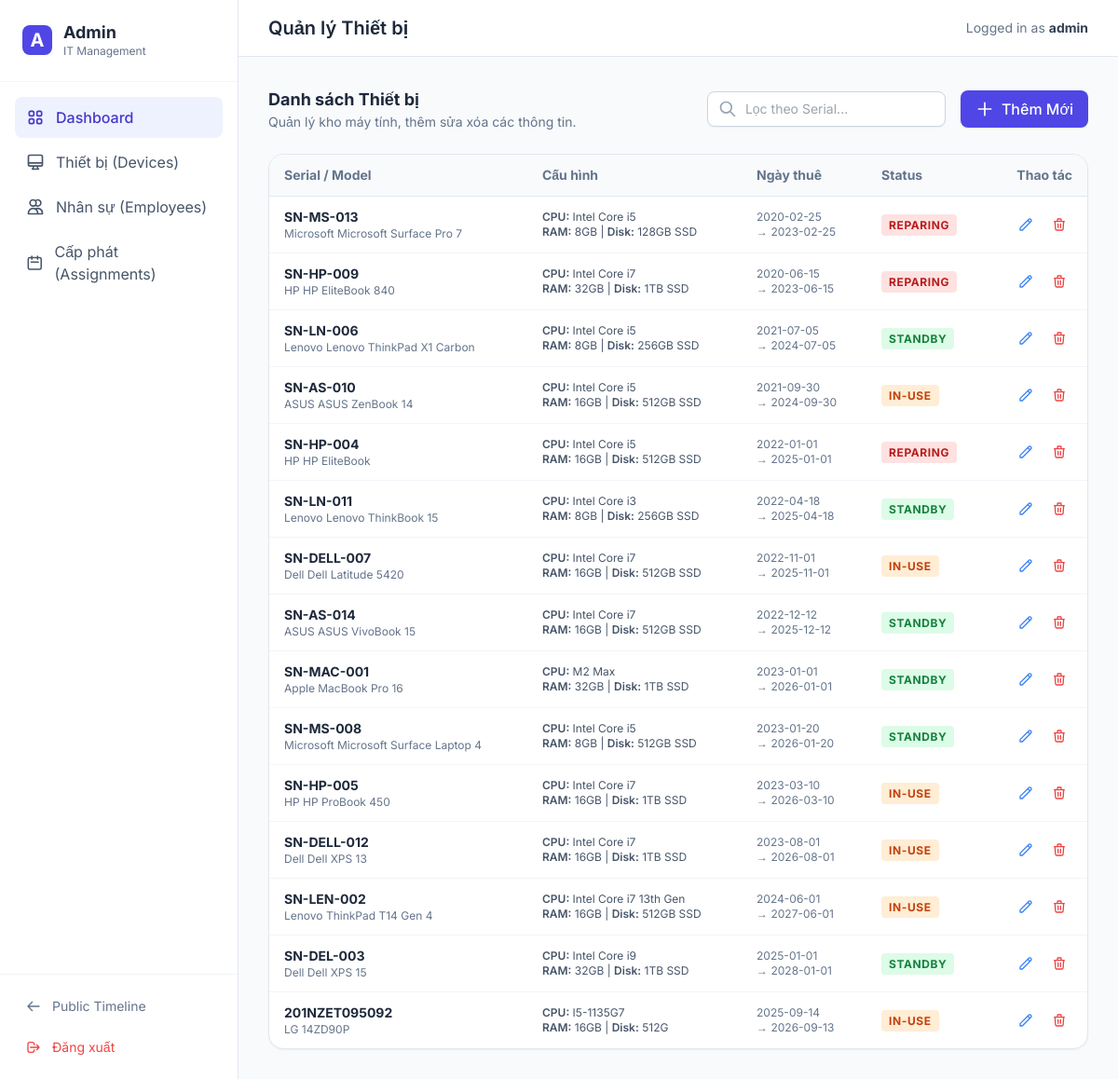
The app's page /admin/devices (signed in) with its own data.
### models.py (models this page shows)
class AdminUser(UserMixin, db.Model):
    __tablename__ = 'admin_user'
    id = db.Column(db.Integer, primary_key=True)
    username = db.Column(db.String(80), unique=True, nullable=False)
    password_hash = db.Column(db.String(255), nullable=False)

class Device(db.Model):
    __tablename__ = 'device'
    id = db.Column(db.Integer, primary_key=True)
    serial_number = db.Column(db.String(100), unique=True, nullable=False)
    rent_startdate = db.Column(db.Date, nullable=False)
    rent_expired = db.Column(db.Date, nullable=False)
    model = db.Column(db.String(100), nullable=False)
    brandname = db.Column(db.String(100), nullable=False)
    cpu = db.Column(db.String(100))
    ram = db.Column(db.String(50))
    disk = db.Column(db.String(50))
    status = db.Column(db.String(50), nullable=False, default="Active")
    comment = db.Column(db.Text)
    assignments = db.relationship('Assignment', backref='device', lazy=True)

### app.py (the view)
@app.route('/admin/devices')
@login_required
def admin_devices():
    from models import Device
    devices = Device.query.order_by(Device.rent_startdate.asc()).all()
    return render_template('admin_devices.html', devices=devices)

### app.py (called while the page is built)
@login_manager.user_loader
def load_user(user_id):
    from models import AdminUser
    return AdminUser.query.get(int(user_id))

### templates/admin_devices.html (shortened to what this page needs)
{% extends "admin_layout.html" %}
{% block header_title %}Quản lý Thiết bị{% endblock %}
{% block content %}
<div class="mb-6 flex justify-between items-center">
    <div>
        <h3 class="text-lg font-bold text-slate-800">Danh sách Thiết bị</h3>
        <p class="text-sm text-slate-500">Quản lý kho máy tính, thêm sửa xóa các thông tin.</p>
    </div>
    <div class="flex items-center gap-4">
        <div class="relative">
            <svg class="w-5 h-5 absolute left-3 top-1/2 -translate-y-1/2 text-slate-400" fill="none" stroke="currentColor" viewBox="0 0 24 24"><path stroke-linecap="round" stroke-linejoin="round" stroke-width="2" d="M21 21l-6-6m2-5a7 7 0 11-14 0 7 7 0 0114 0z"></path></svg>
            <input type="text" id="serialSearch" placeholder="Lọc theo Serial..." class="pl-10 pr-4 py-2 border border-slate-300 rounded-lg text-sm focus:ring-2 focus:ring-indigo-500 focus:border-indigo-500 w-64 shadow-sm">
        </div>
        <a href="{{ url_for('admin_device_form') }}" class="bg-indigo-600 hover:bg-indigo-700 text-white px-4 py-2 rounded-lg font-medium shadow-sm transition-colors flex items-center gap-2">
            <svg class="w-5 h-5" fill="none" stroke="currentColor" viewBox="0 0 24 24"><path stroke-linecap="round" stroke-linejoin="round" stroke-width="2" d="M12 4v16m8-8H4"></path></svg>
            Thêm Mới
        </a>
    </div>
</div>
<div class="bg-white rounded-2xl shadow-sm border border-slate-200 overflow-hidden">
    <div class="overflow-x-auto">
        <table class="w-full text-left text-sm text-slate-600 mb-0">
            <thead class="bg-slate-50 text-slate-500 font-medium border-b border-slate-200">
                <tr>
                    <th class="px-4 py-3">Serial / Model</th>
                    <th class="px-4 py-3">Cấu hình</th>
                    <th class="px-4 py-3">Ngày thuê</th>
                    <th class="px-4 py-3 w-32">Status</th>
                    <th class="px-4 py-3 text-right">Thao tác</th>
                </tr>
            </thead>
            <tbody class="divide-y divide-slate-100">
                {% for d in devices %}
                <tr class="hover:bg-slate-50 transition-colors device-row" data-serial="{{ d.serial_number | lower }}">
                    <td class="px-4 py-3">
                        <div class="font-bold text-slate-800">{{ d.serial_number }}</div>
                        <div class="text-xs text-slate-500">{{ d.brandname }} {{ d.model }}</div>
                    </td>
                    <td class="px-4 py-3">
                        <div class="text-xs">
                            <span class="font-semibold">CPU:</span> {{ d.cpu }}<br/>
                            <span class="font-semibold">RAM:</span> {{ d.ram }} | <span class="font-semibold">Disk:</span> {{ d.disk }}
                        </div>
                    </td>
                    <td class="px-4 py-3 text-xs text-slate-500">
                        {{ d.rent_startdate }} <br/> &rarr; {{ d.rent_expired }}
                    </td>
                    <td class="px-4 py-3">
                        {% if d.status == 'In-Use' %}
                            <span class="px-2 py-1 rounded bg-orange-100 text-orange-700 text-xs font-bold uppercase tracking-wider">In-Use</span>
                        {% elif d.status == 'Standby' %}
                            <span class="px-2 py-1 rounded bg-green-100 text-green-700 text-xs font-bold uppercase tracking-wider">Standby</span>
                        {% elif d.status == 'Reparing' %}
                            <span class="px-2 py-1 rounded bg-red-100 text-red-700 text-xs font-bold uppercase tracking-wider">Reparing</span>
                        {% else %}
                            <span class="px-2 py-1 rounded bg-slate-100 text-slate-700 text-xs font-bold uppercase tracking-wider">{{ d.status }}</span>
                        {% endif %}
                    </td>
                    <td class="px-4 py-3 text-right">
                        <div class="flex items-center justify-end gap-2">
                            <a href="{{ url_for('admin_device_form', device_id=d.id) }}" class="p-1.5 text-blue-500 hover:bg-blue-50 rounded transition-colors" title="Edit">
                                <svg class="w-4 h-4" fill="none" stroke="currentColor" viewBox="0 0 24 24"><path stroke-linecap="round" stroke-linejoin="round" stroke-width="2" d="M15.232 5.232l3.536 3.536m-2.036-5.036a2.5 2.5 0 113.536 3.536L6.5 21.036H3v-3.572L16.732 3.732z"></path></svg>
                            </a>
                            <form action="{{ url_for('admin_device_delete', device_id=d.id) }}" method="POST" class="inline" onsubmit="return confirm('Bạn có chắc chắn muốn xóa thiết bị này? (Các bản ghi giao nhận cũng sẽ bị xóa)');">
                                <button type="submit" class="p-1.5 text-red-500 hover:bg-red-50 rounded transition-colors" title="Delete">
                                    <svg class="w-4 h-4" fill="none" stroke="currentColor" viewBox="0 0 24 24"><path stroke-linecap="round" stroke-linejoin="round" stroke-width="2" d="M19 7l-.867 12.142A2 2 0 0116.138 21H7.862a2 2 0 01-1.995-1.858L5 7m5 4v6m4-6v6m1-10V4a1 1 0 00-1-1h-4a1 1 0 00-1 1v3M4 7h16"></path></svg>
                                </button>
                            </form>
                        </div>
                    </td>
                </tr>
                {% else %}
                <tr>
                    <td colspan="6" class="px-4 py-8 text-center text-slate-400">Không có thiết bị nào.</td>
                </tr>
                {% endfor %}
            </tbody>
        </table>
    </div>
</div>
{% endblock %}

### templates/admin_layout.html (shortened to what this page needs)
<!DOCTYPE html>
<html lang="en">
<head>
    <script src="https://cdn.tailwindcss.com"></script>
</head>
<body class="bg-slate-50 text-slate-800 antialiased flex h-screen overflow-hidden">
    <aside class="w-64 bg-white border-r border-slate-200 flex flex-col">
        <div class="p-6 border-b border-slate-100 flex items-center gap-3">
            <div class="w-8 h-8 bg-indigo-600 rounded-lg flex items-center justify-center text-white font-bold text-xl">
                A</div>
            <div>
                <h1 class="font-bold text-lg leading-tight">Admin</h1>
                <p class="text-xs text-slate-500">IT Management</p>
            </div>
        </div>
        <nav class="flex-1 p-4 space-y-1 overflow-y-auto">
            <a href="/admin"
                class="flex items-center gap-3 px-3 py-2.5 rounded-lg bg-indigo-50 text-indigo-700 font-medium">
                Dashboard
            </a>
            <a href="/admin/devices"
                class="flex items-center gap-3 px-3 py-2.5 rounded-lg text-slate-600 hover:bg-slate-50 hover:text-slate-900 transition-colors">
                <svg class="w-5 h-5" fill="none" stroke="currentColor" viewBox="0 0 24 24">
                    <path stroke-linecap="round" stroke-linejoin="round" stroke-width="2"
                        d="M9.75 17L9 20l-1 1h8l-1-1-.75-3M3 13h18M5 17h14a2 2 0 002-2V5a2 2 0 00-2-2H5a2 2 0 00-2 2v10a2 2 0 002 2z">
                    </path>
                </svg>
                Thiết bị (Devices)
            </a>
            <a href="/admin/employees"
                class="flex items-center gap-3 px-3 py-2.5 rounded-lg text-slate-600 hover:bg-slate-50 hover:text-slate-900 transition-colors">
                <svg class="w-5 h-5" fill="none" stroke="currentColor" viewBox="0 0 24 24">
                    <path stroke-linecap="round" stroke-linejoin="round" stroke-width="2"
                        d="M12 4.354a4 4 0 110 5.292M15 21H3v-1a6 6 0 0112 0v1zm0 0h6v-1a6 6 0 00-9-5.197M13 7a4 4 0 11-8 0 4 4 0 018 0z">
                    </path>
                </svg>
                Nhân sự (Employees)
            </a>
            <a href="/admin/assignments"
                class="flex items-center gap-3 px-3 py-2.5 rounded-lg text-slate-600 hover:bg-slate-50 hover:text-slate-900 transition-colors">
                <svg class="w-5 h-5" fill="none" stroke="currentColor" viewBox="0 0 24 24">
                    <path stroke-linecap="round" stroke-linejoin="round" stroke-width="2"
                        d="M8 7V3m8 4V3m-9 8h10M5 21h14a2 2 0 002-2V7a2 2 0 00-2-2H5a2 2 0 00-2 2v12a2 2 0 002 2z">
                    </path>
                </svg>
                Cấp phát (Assignments)
            </a>
        </nav>
        <div class="p-4 border-t border-slate-100">
            <a href="/"
                class="flex items-center gap-3 px-3 py-2 rounded-lg text-sm text-slate-500 hover:text-slate-700 hover:bg-slate-50 transition-colors">
                <svg class="w-4 h-4" fill="none" stroke="currentColor" viewBox="0 0 24 24">
                    <path stroke-linecap="round" stroke-linejoin="round" stroke-width="2"
                        d="M10 19l-7-7m0 0l7-7m-7 7h18"></path>
                </svg>
                Public Timeline
            </a>
            <a href="/logout"
                class="flex items-center gap-3 px-3 py-2 mt-2 rounded-lg text-sm text-red-500 hover:text-red-700 hover:bg-red-50 transition-colors">
                <svg class="w-4 h-4" fill="none" stroke="currentColor" viewBox="0 0 24 24">
                    <path stroke-linecap="round" stroke-linejoin="round" stroke-width="2"
                        d="M17 16l4-4m0 0l-4-4m4 4H7m6 4v1a3 3 0 01-3 3H6a3 3 0 01-3-3V7a3 3 0 013-3h4a3 3 0 013 3v1">
                    </path>
                </svg>
                Đăng xuất
            </a>
        </div>
    </aside>
    <main class="flex-1 flex flex-col h-full bg-slate-50 overflow-y-auto">
        <header
            class="bg-white border-b border-slate-200 px-8 py-4 flex justify-between items-center sticky top-0 z-10">
            <h2 class="text-xl font-semibold text-slate-800">
                {% block header_title %}Tổng quan (Dashboard){% endblock %}
            </h2>
            <div class="text-sm text-slate-500">
                Logged in as <span class="font-bold text-slate-700">{{ current_user.username }}</span>
            </div>
        </header>
        <div class="p-8 max-w-7xl w-full mx-auto">
            {% block content %}{% endblock %}
        </div>
    </main>
</body>
</html>

### templates/admin_layout.html (style rules this page uses)
body { font-family: 'Inter', sans-serif; }

### records on screen
AdminUser: username "admin"
Device: serial_number "SN-MS-013", brandname "Microsoft", model "Microsoft Surface Pro 7", cpu "Intel Core i5", ram "8GB", disk "128GB SSD", rent_startdate "2020-02-25", rent_expired "2023-02-25", status "REPARING"
Device: serial_number "SN-HP-009", brandname "HP", model "HP EliteBook 840", cpu "Intel Core i7", ram "32GB", disk "1TB SSD", rent_startdate "2020-06-15", rent_expired "2023-06-15", status "REPARING"
Device: serial_number "SN-LN-006", brandname "Lenovo", model "Lenovo ThinkPad X1 Carbon", cpu "Intel Core i5", ram "8GB", disk "256GB SSD", rent_startdate "2021-07-05", rent_expired "2024-07-05", status "STANDBY"
Device: serial_number "SN-AS-010", brandname "ASUS", model "ASUS ZenBook 14", cpu "Intel Core i5", ram "16GB", disk "512GB SSD", rent_startdate "2021-09-30", rent_expired "2024-09-30", status "IN-USE"
Device: serial_number "SN-HP-004", brandname "HP", model "HP EliteBook", cpu "Intel Core i5", ram "16GB", disk "512GB SSD", rent_startdate "2022-01-01", rent_expired "2025-01-01", status "REPARING"
Device: serial_number "SN-LN-011", brandname "Lenovo", model "Lenovo ThinkBook 15", cpu "Intel Core i3", ram "8GB", disk "256GB SSD", rent_startdate "2022-04-18", rent_expired "2025-04-18", status "STANDBY"
Device: serial_number "SN-DELL-007", brandname "Dell", model "Dell Latitude 5420", cpu "Intel Core i7", ram "16GB", disk "512GB SSD", rent_startdate "2022-11-01", rent_expired "2025-11-01", status "IN-USE"
Device: serial_number "SN-AS-014", brandname "ASUS", model "ASUS VivoBook 15", cpu "Intel Core i7", ram "16GB", disk "512GB SSD", rent_startdate "2022-12-12", rent_expired "2025-12-12", status "STANDBY"
Device: serial_number "SN-MAC-001", brandname "Apple", model "MacBook Pro 16", cpu "M2 Max", ram "32GB", disk "1TB SSD", rent_startdate "2023-01-01", rent_expired "2026-01-01", status "STANDBY"
Device: serial_number "SN-MS-008", brandname "Microsoft", model "Microsoft Surface Laptop 4", cpu "Intel Core i5", ram "8GB", disk "512GB SSD", rent_startdate "2023-01-20", rent_expired "2026-01-20", status "STANDBY"
Device: serial_number "SN-HP-005", brandname "HP", model "HP ProBook 450", cpu "Intel Core i7", ram "16GB", disk "1TB SSD", rent_startdate "2023-03-10", rent_expired "2026-03-10", status "IN-USE"
Device: serial_number "SN-DELL-012", brandname "Dell", model "Dell XPS 13", cpu "Intel Core i7", ram "16GB", disk "1TB SSD", rent_startdate "2023-08-01", rent_expired "2026-08-01", status "IN-USE"
Device: serial_number "SN-LEN-002", brandname "Lenovo", model "ThinkPad T14 Gen 4", cpu "Intel Core i7 13th Gen", ram "16GB", disk "512GB SSD", rent_startdate "2024-06-01", rent_expired "2027-06-01", status "IN-USE"
Device: serial_number "SN-DEL-003", brandname "Dell", model "Dell XPS 15", cpu "Intel Core i9", ram "32GB", disk "1TB SSD", rent_startdate "2025-01-01", rent_expired "2028-01-01", status "STANDBY"
Device: serial_number "201NZET095092", brandname "LG", model "14ZD90P", cpu "I5-1135G7", ram "16GB", disk "512G", rent_startdate "2025-09-14", rent_expired "2026-09-13", status "IN-USE"
